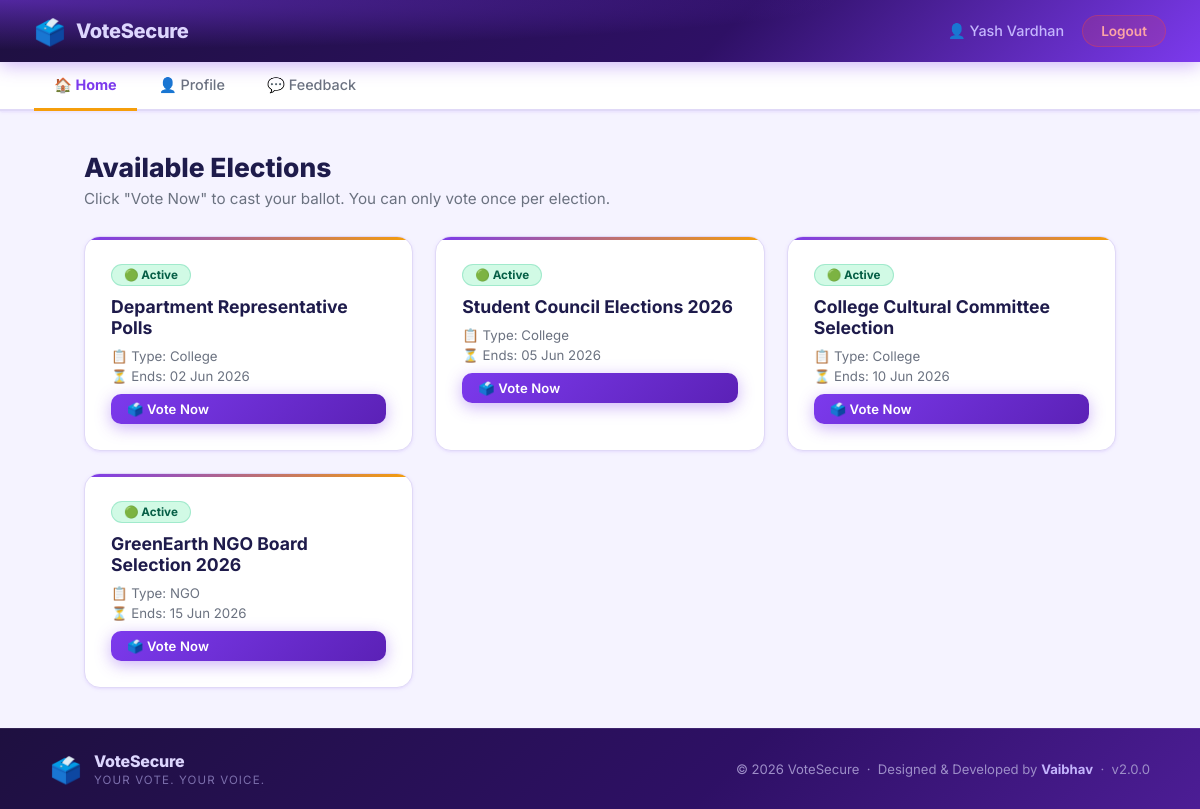
The page /voter/dashboard.php (signed in) on the database its author committed.
### tables this page shows
CREATE TABLE `users` (
  `id` int(11) NOT NULL,
  `name` varchar(100) DEFAULT NULL,
  `email` varchar(100) DEFAULT NULL,
  `password` varchar(255) DEFAULT NULL,
  `election_card` varchar(20) DEFAULT NULL,
  `mobile` varchar(15) DEFAULT NULL,
  `has_voted` tinyint(4) DEFAULT 0,
  `created_at` timestamp NOT NULL DEFAULT current_timestamp(),
  `type` varchar(50) NOT NULL DEFAULT 'College'
);

CREATE TABLE `elections` (
  `id` int(11) NOT NULL,
  `title` varchar(255) NOT NULL,
  `type` varchar(100) NOT NULL,
  `start_date` date NOT NULL,
  `end_date` date NOT NULL,
  `status` varchar(20) DEFAULT 'Inactive',
  `winner_id` int(11) DEFAULT NULL
);

### voter/dashboard.php (the view, shortened to what this page needs)
<?php
include("../config/database.php");
include("includes/header.php");
$stmt = $conn->prepare("SELECT * FROM elections WHERE status = 'Active' ORDER BY end_date ASC");
$stmt->execute();
$elections = $stmt->get_result()->fetch_all(MYSQLI_ASSOC);
$voted_in = [];
?>
<h1 class="page-title">Available Elections</h1>
<p class="page-subtitle">Click "Vote Now" to cast your ballot. You can only vote once per election.</p>
<?php if(empty($elections)): ?>
    <div class="empty-state">
        <div class="empty-icon">📭</div>
        <p>No active elections at the moment. Check back later.</p>
    </div>
<?php else: ?>
    <div class="elections-grid">
        <?php foreach($elections as $row): ?>
        <div class="election-card">
            <div>
                <span class="badge">🟢 Active</span>
            </div>
            <h3><?php echo htmlspecialchars($row['title']); ?></h3>
            <div class="election-meta">
                <span>📋 Type: <?php echo htmlspecialchars($row['type']); ?></span>
                <span>⏳ Ends: <?php echo date('d M Y', strtotime($row['end_date'])); ?></span>
            </div>
            <?php if(in_array($row['id'], $voted_in)): ?>
                <span class="btn btn-sm" style="background:#e2e8f0;color:#64748b;cursor:default;">✅ Already Voted</span>
            <?php else: ?>
                <a href="vote.php?election=<?php echo $row['id']; ?>" class="btn btn-primary btn-sm">
                    🗳️ Vote Now
                </a>
            <?php endif; ?>
        </div>
        <?php endforeach; ?>
    </div>
<?php endif; ?>
<?php include("includes/footer.php"); ?>

### voter/includes/header.php (shortened to what this page needs)
<?php
$uid  = (int)$_SESSION['user'];
$stmt = $conn->prepare("SELECT name FROM users WHERE id = ?");
$stmt->bind_param("i", $uid);
$stmt->execute();
$result = $stmt->get_result();
$me     = $result->fetch_assoc();
$voter_name = htmlspecialchars($me['name'] ?? 'Voter');
?>
<!DOCTYPE html>
<html lang="en">
<head>
    <link rel="stylesheet" href="../assets/css/voter.css">
</head>
<body>
<header class="top-header">
    <div class="brand">
        <span class="brand-icon">🗳️</span>
        <span class="brand-name">VoteSecure</span>
    </div>
    <div class="header-right">
        <span class="welcome-text">👤 <?php echo $voter_name; ?></span>
        <a href="logout.php" class="logout-btn">Logout</a>
    </div>
</header>
<nav class="navbar">
    <a href="dashboard.php" class="nav-link <?php echo (basename($_SERVER['PHP_SELF'])=='dashboard.php')?'active':''; ?>">🏠 Home</a>
    <a href="profile.php"   class="nav-link <?php echo (basename($_SERVER['PHP_SELF'])=='profile.php') ?'active':''; ?>">👤 Profile</a>
    <a href="feedback.php"  class="nav-link <?php echo (basename($_SERVER['PHP_SELF'])=='feedback.php') ?'active':''; ?>">💬 Feedback</a>
</nav>
<main class="main-content">

### assets/css/voter.css (style rules this page uses)
:root { --primary: #7c3aed; --primary-dark: #6d28d9; --primary-deeper: #5b21b6; --primary-light: #ede9fe; --primary-glow: rgba(124,58,237,.22); --accent: #f59e0b; --accent-dark: #d97706; --accent-light: #fef3c7; --success: #10b981; --success-dark: #059669; --danger: #ef4444; --danger-dark: #dc2626; --warning: #f59e0b; --text-main: #1e1b4b; --text-muted: #6b7280; --bg-page: #f5f3ff; --bg-card: #ffffff; --border: #e0d9f7; --radius-sm: 10px; --radius-md: 16px; --radius-lg: 22px; --shadow-sm: 0 1px 4px rgba(124,58,237,.08), 0 1px 2px rgba(124,58,237,.05); --shadow-md: 0 4px 18px rgba(124,58,237,.13); --shadow-lg: 0 14px 50px rgba(124,58,237,.18); --transition: 0.22s ease; }
*, *::before, *::after { box-sizing: border-box; margin: 0; padding: 0; }
body { font-family: 'Inter', Arial, sans-serif; background: var(--bg-page); color: var(--text-main); min-height: 100vh; display: flex; flex-direction: column; }
a { color: var(--primary); text-decoration: none; }
.top-header { background: radial-gradient(ellipse 70% 80% at 0% 0%, rgba(124,58,237,.55), transparent), linear-gradient(135deg, #1e1040 0%, #2e1065 60%, #7c3aed 100%); color: #fff; padding: 15px 34px; display: flex; align-items: center; justify-content: space-between; box-shadow: 0 3px 18px rgba(124,58,237,.4); position: sticky; top: 0; z-index: 100; }
.brand { display: flex; align-items: center; gap: 10px; }
.brand-icon { font-size: 1.6rem; }
.brand-name { font-size: 1.25rem; font-weight: 800; letter-spacing: -.3px; color: #ddd6fe; }
.header-right { display: flex; align-items: center; gap: 18px; }
.welcome-text { font-size: .9rem; color: #c4b5fd; font-weight: 500; }
.logout-btn { background: rgba(239,68,68,.18); color: #fca5a5; border: 1px solid rgba(239,68,68,.35); padding: 7px 18px; border-radius: 50px; font-size: .85rem; font-weight: 600; transition: background var(--transition), color var(--transition); text-decoration: none; }
.navbar { background: #fff; border-bottom: 2px solid var(--border); padding: 0 34px; display: flex; gap: 2px; box-shadow: var(--shadow-sm); }
.nav-link { display: inline-block; padding: 14px 20px; font-size: .9rem; font-weight: 500; color: var(--text-muted); text-decoration: none; border-bottom: 3px solid transparent; transition: color var(--transition), border-color var(--transition); margin-bottom: -2px; }
.nav-link.active { color: var(--primary); border-bottom-color: var(--accent); font-weight: 700; }
.main-content { flex: 1; padding: 40px 34px; max-width: 1100px; width: 100%; margin: 0 auto; }
.page-title { font-size: 1.65rem; font-weight: 800; color: var(--text-main); margin-bottom: 6px; }
.page-subtitle { font-size: .95rem; color: var(--text-muted); margin-bottom: 28px; }
.elections-grid { display: grid; grid-template-columns: repeat(auto-fill, minmax(300px, 1fr)); gap: 22px; }
.election-card { background: var(--bg-card); border: 1px solid var(--border); border-radius: var(--radius-md); padding: 26px; box-shadow: var(--shadow-sm); display: flex; flex-direction: column; gap: 10px; transition: box-shadow var(--transition), transform var(--transition); position: relative; overflow: hidden; }
.election-card::before { content: ''; position: absolute; top: 0; left: 0; right: 0; height: 3px; background: linear-gradient(90deg, var(--primary), var(--accent)); }
.election-card h3 { font-size: 1.1rem; font-weight: 700; color: var(--text-main); margin: 0; }
.election-meta { display: flex; flex-direction: column; gap: 4px; }
.election-meta span { font-size: .83rem; color: var(--text-muted); }
.badge { display: inline-block; padding: 3px 12px; border-radius: 50px; font-size: .73rem; font-weight: 700; background: #d1fae5; color: #065f46; width: fit-content; border: 1px solid rgba(16,185,129,.25); }
.btn { display: inline-block; padding: 10px 24px; border-radius: var(--radius-sm); font-size: .9rem; font-weight: 600; cursor: pointer; border: none; text-decoration: none; transition: background var(--transition), transform var(--transition), box-shadow var(--transition); font-family: inherit; letter-spacing: .01em; }
.btn-primary { background: linear-gradient(135deg, var(--primary), var(--primary-deeper)); color: #fff; box-shadow: 0 4px 16px rgba(124,58,237,.38); }
.btn-sm { padding: 7px 16px; font-size: .82rem; }

### rows shown on the page
users: name "Yash Vardhan"
elections: title "Department Representative Polls", type "College", end_date "02 Jun 2026"
elections: title "Student Council Elections 2026", type "College", end_date "05 Jun 2026"
elections: title "College Cultural Committee Selection", type "College", end_date "10 Jun 2026"
elections: title "GreenEarth NGO Board Selection 2026", type "NGO", end_date "15 Jun 2026"
